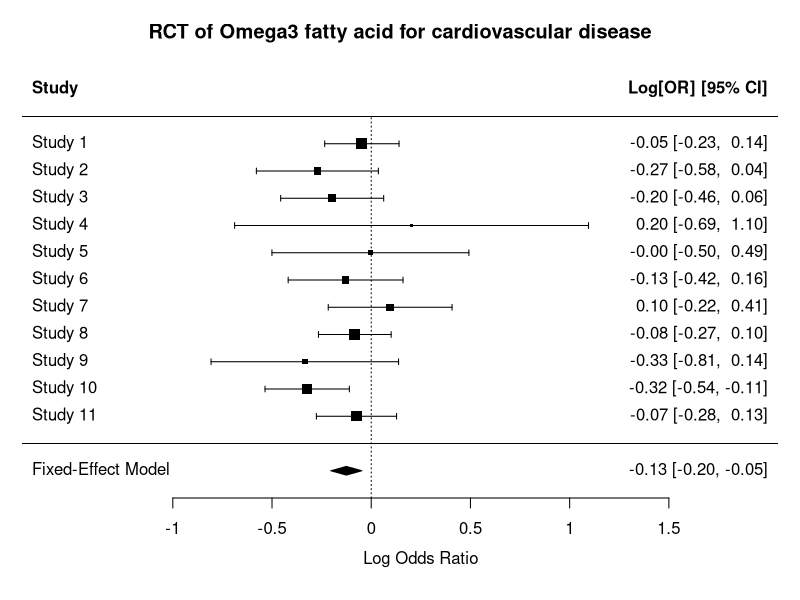
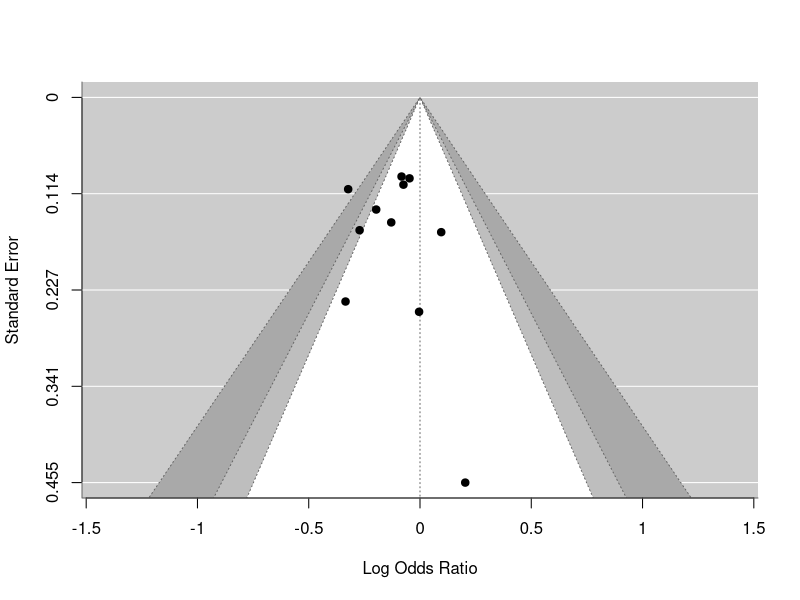
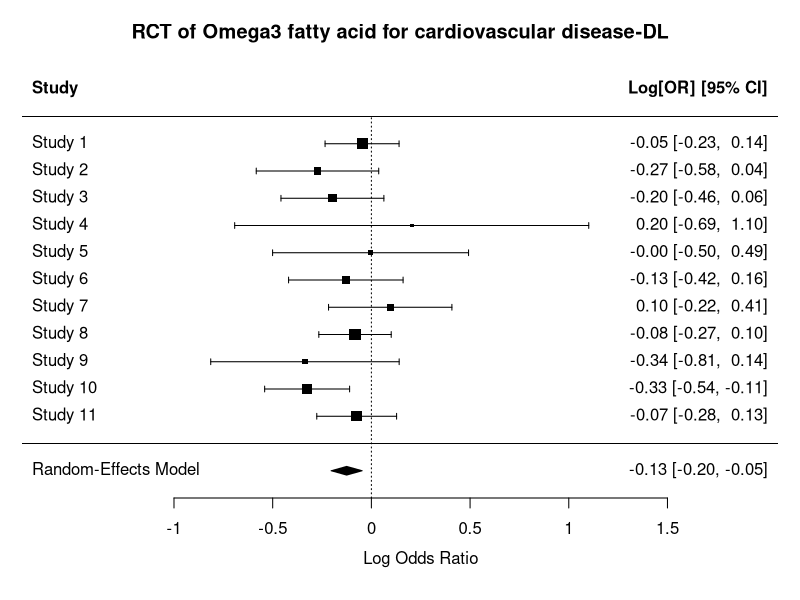
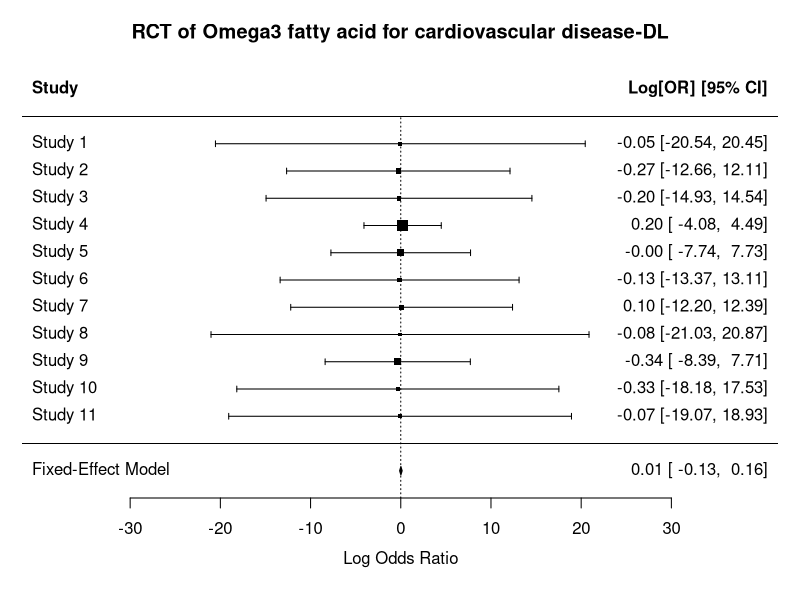
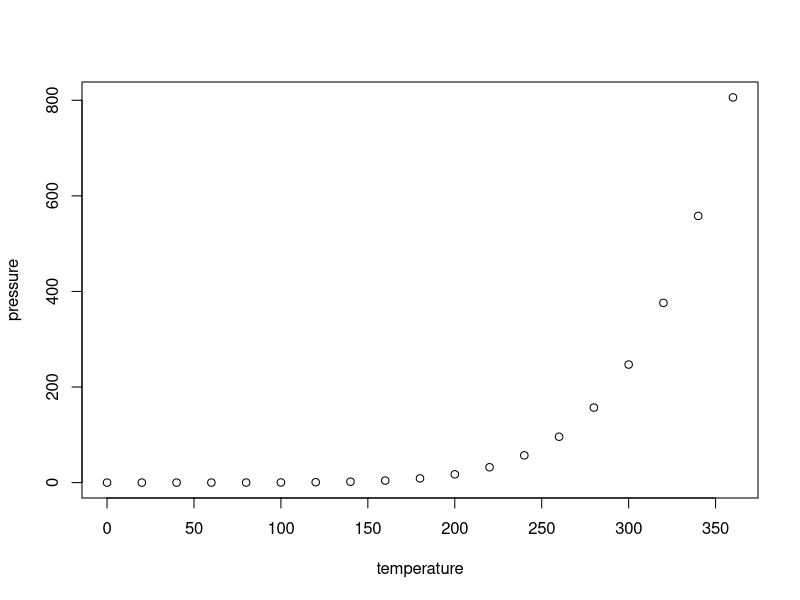

These charts were generated, in order, by the following R code:
## ---- chunk 1
knitr::opts_chunk$set(echo = TRUE)
## ---- chunk 2
library(metafor)
library(tidyverse)

library(tidyverse)
library(metafor)

Trials=c("GISSI-P","JELIS","GISSI-HF","DOIT","SU.FOL.OM3","Alpha Omega","OMEGA","ORIGIN","R&P","AREDS-2","VITAL")

#
Treatment_AMI=c(223,71,107,11,32,89,87,228,30,145,186)
Treatment_No=c(5666,9326,3494,282,1253,2404,1919,6239,2147,12933,7740)
Control_AMI=c(233,93,129,9,32,102,78,248,40,200,200)
Control_No=c(5658,9319,3481,281,1248,2433,1885,6266,2056,12938,7740)

rct<-data.frame(Trials,Treatment_AMI,Treatment_No,Control_AMI,Control_No) %>%  rename(ai=Treatment_AMI,n1i=Treatment_No,ci=Control_AMI,
         n2i=Control_No,study=Trials)

#peto's fixed effect method
res <- rma.peto(ai=ai, n1i=n1i, ci=ci, n2i=n2i, data=rct)
print(res, digits=2)

result<-predict(res, transf=exp, digits=2)
#forest plot
forest(res, targs=list(study=rct$study), 
main="RCT of Omega3 fatty acid for cardiovascular disease")
# funnel plot 

funnel(res, refline=0, level=c(90, 95, 99), shade=c("white", "gray", "darkgray"))

#DL
dat <- escalc(measure = "OR",ai=ai, n1i=n1i, ci=ci, n2i=n2i,data=rct)
res.DL<-rma(yi,vi, method = "DL",data=dat)
forest(res.DL,main="RCT of Omega3 fatty acid for cardiovascular disease-DL")

#Hartung-ignore error message
res.HK<-rma.uni(yi,vi=1/vi,method="FE",knha=TRUE,data=dat)
forest(res.HK,main="RCT of Omega3 fatty acid for cardiovascular disease-DL")
## ---- chunk 3
plot(pressure)
